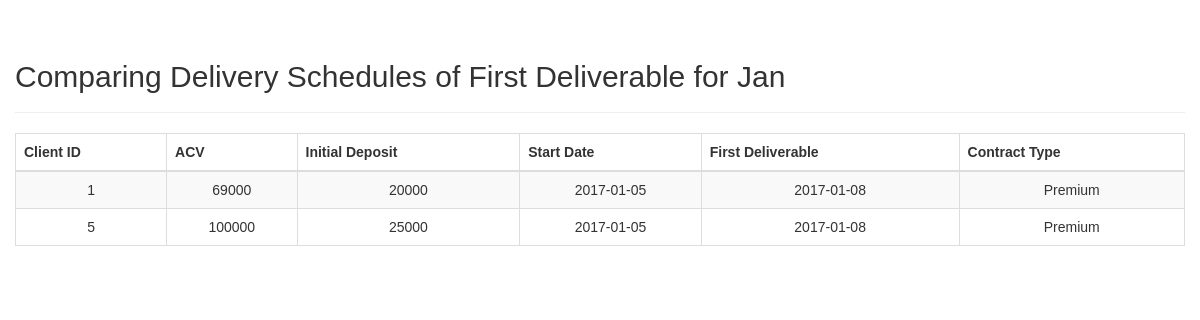
The page /Reports/month.php?id=01 on the database its author committed.
### tables this page shows
CREATE TABLE IF NOT EXISTS Contract (
    id INT UNSIGNED AUTO_INCREMENT, 
    client_id INT UNSIGNED,
    responsible_id INT UNSIGNED,
    acv int (10) NOT NULL,
    initial_amount DOUBLE(10, 2),   
    start_date TIMESTAMP DEFAULT CURRENT_TIMESTAMP,
    service_type INT UNSIGNED,
    contract_type INT UNSIGNED,
    sales_associate INT UNSIGNED,
    first_deliverable DATE,
    second_deliverable DATE,
    third_deliverable DATE,
		final_deliverable DATE,
	line_business  INT UNSIGNED,
	client_satisfaction INT DEFAULT NULL,
	CONSTRAINT satisfaction_chk CHECK (client_satisfaction BETWEEN 1 AND 10),
    PRIMARY KEY(id),
    INDEX(client_id),
    INDEX(contract_type),
    INDEX(service_type),
    INDEX(responsible_id),
    INDEX(sales_associate),
	FOREIGN KEY(line_business) REFERENCES Line_business(id),
    FOREIGN KEY(client_id) REFERENCES Client(id),
    FOREIGN KEY(service_type) REFERENCES Service_type(id),
    FOREIGN KEY(contract_type) REFERENCES Contract_type(id),
    FOREIGN KEY(responsible_id) REFERENCES Responsible(id),
    FOREIGN KEY(sales_associate) REFERENCES SalesAssociate(id)
);

### Reports/month.php (the view, shortened to what this page needs)
<?php
require_once '../config.php';
$month_name = '';
function getMonth($param){
    switch ($param) {
        case "01":
            $month_name = 'Jan';
            break;
    }
}
function getContractType($param){
    switch ($param) {
        case "1":
            $contract_type = 'Premium';
            break;
    }
    return $contract_type;
}
?>
<!DOCTYPE html>
<html lang="en">
<head>
    <link rel="stylesheet" href="https://maxcdn.bootstrapcdn.com/bootstrap/3.3.7/css/bootstrap.css">
</head>
<body>
<div class="wrapper">
    <div class="container-fluid">
        <div class="row">
            <div class="col-md-12">
                <div class="page-header clearfix">
                    <h2 class="pull-left">
                        Comparing Delivery Schedules of First Deliverable for <?php echo $month_name ?>
                    </h2>
                </div>
                <table class='table table-bordered table-striped'>
                    <thead>
                    <tr>
                        <th>Client ID</th>
                        <th>ACV</th>
                        <th>Initial Deposit</th>
                        <th>Start Date</th>
                        <th>First Deliverable</th>
                        <th>Contract Type</th>
                        </tr>
                    </thead>
                    <tbody>
                    <?php
                    $sql = "  SELECT client_id, acv, initial_amount, contract_type, DATE(start_date) AS start, first_deliverable
                              FROM Contract WHERE MONTH(first_deliverable) = ? AND YEAR(start_date) = 2017";
                    if($stmt = mysqli_prepare($conn, $sql)) {
                        mysqli_stmt_bind_param($stmt, "i", $param1);
                        if(mysqli_stmt_execute($stmt)) {
                            $result = mysqli_stmt_get_result($stmt);
                            if(mysqli_num_rows($result) > 0){
                                while($row = mysqli_fetch_array($result)){
                                    echo "<tr>";
                                    echo "<td>" . $row['client_id'] . "</td>";
                                    echo "<td>" . $row['acv'] . "</td>";
                                    echo "<td>" . $row['initial_amount'] . "</td>";
                                    echo "<td>" . $row['start'] . "</td>";
                                    echo "<td>" . $row['first_deliverable'] . "</td>";
                                    echo "<td>" . getContractType($row['contract_type']) . "</td>";
                                    echo "</tr>";
                                }
                            }
                        }
                    }
                    ?>
                    </tbody>
                    </table>
            </div>
        </div>
    </div>
</div>
</body>
</html>

### Reports/month.php (style rules this page uses)
body { font: 14px sans-serif; text-align: center; }

### rows shown on the page
contract: client "1", acv "69000", initial_amount "20000", start "2017-01-05", first_deliverable "2017-01-08", contract_type "Premium"
contract: client "5", acv "100000", initial_amount "25000", start "2017-01-05", first_deliverable "2017-01-08", contract_type "Premium"

### other values the page prints
$month_name "Jan"
